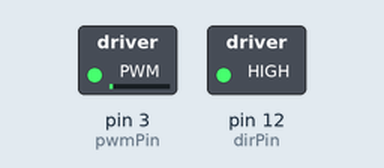
Simulated run of this sketch. Board: Arduino Mega 2560, built with avr-gcc and run on an emulated ATmega2560. Parts: switched loads named in the sketch (green lamp = pin HIGH).

Above: at 0.05 s.
At 2.25 s:
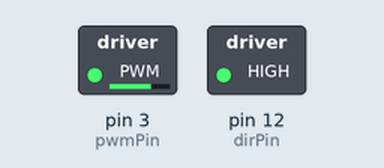
At 4.45 s:
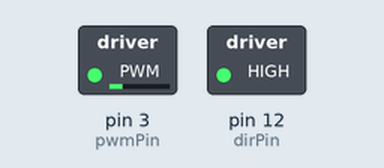
At 9.85 s:
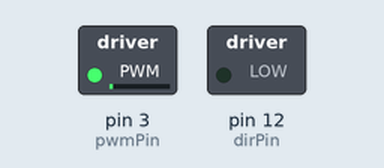
Timing chart, 0 to 12.8 s (numbered marks = the images above):
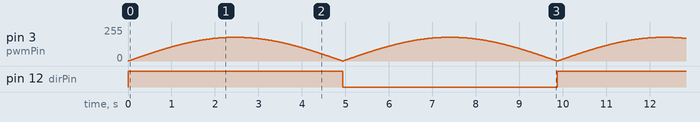

The sketch:

ArduinoMotorShield.ino
```cpp
int pwmPin = 3;
int dirPin = 12;

void setup() {

//  TCCR0B - timer for PWM pins 13 and 4
//  TCCR1B - timer for PWM pins 12 and 11
//  TCCR2B - timer for PWM pins 10 and 9
//  TCCR3B - timer for PWM pins 5,3 and 2
//  TCCR4B - timer for PWM pins 8,7 and 6


  // right most three bits of the times are a frequency scaler
  // if 1 then freq is 31000.
  // scaler = 1 ---> PWM frequency is 31000 Hz
  // scaler = 2 ---> PWM frequency is 4000 Hz
  // scaler = 3 ---> PWM frequency is 490 Hz (default value)
  // scaler = 4 ---> PWM frequency is 120 Hz
  // scaler = 5 ---> PWM frequency is 30 Hz
  // scaler = 6 ---> PWM frequency is <20 Hz

  TCCR3B &= (0xff & 0x1);


  pinMode (pwmPin, OUTPUT);
  pinMode (dirPin, OUTPUT);

  Serial.begin(9600);
}

void loop() {
  // put your main code here, to run repeatedly:

  // speed goes between -1 and 1 on a sin wave
  float speed = sin(millis()/500.0f/PI) * 0.7f;


  if(speed <0) digitalWrite(dirPin, LOW);
  else digitalWrite(dirPin, HIGH);

  analogWrite(pwmPin, abs(speed) *255.0f);
  //Serial.print(speed, 2);
  //Serial.print(" ");
  //Serial.println((int)(abs(speed) *255.0f));
}
```

Measured:
- by itself, pin 12 (dirPin): alternates HIGH for 4.9 s and LOW for 4.9 s
